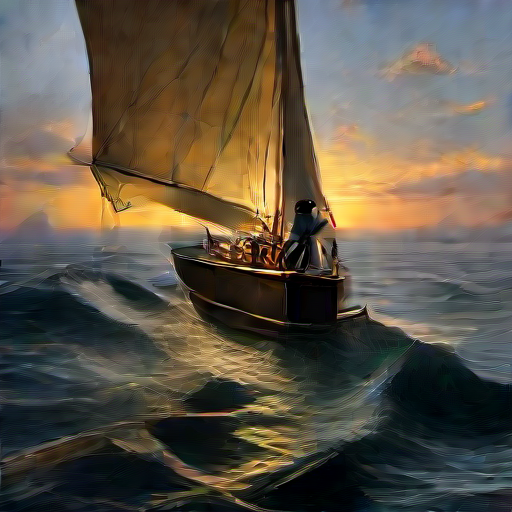
#> input picture crates/tellstream/fixtures/wave3/A-00.png, 512 x 512 px
$ python ingest.py --source staged
#> lines starting #> are read from the running program, lines starting #| are printed output that depends on the picture
#!/usr/bin/env python3
"""tellstream ingest: frames -> tiles -> diff gate -> embeddings.

Owns everything the Rust service should not: frame acquisition, image
decode, tiling, the cheap frame-diff gate, and the embedder calls.
Emits, on stdout, the record schema (one JSON object per embedded
tile) plus a frame_end control line per frame:

  {"seq":0,"frame":F,"tile":T,"t_arrival_us":<capture epoch us>,
   "diff_score":D,"embed_ms":M,"embedding":[<embed_dim> floats]}
  {"control":"frame_end","frame":F,"t_capture_us":<capture epoch us>,
   "nominated":K,"gate_diff":G,"frame_hash":H,"frame_repeat":false}

Sources (identical interface — the service cannot tell them apart):
  staged   staged-events sequence (cut / object / drift) composited
           from the bundled fixture photos, ground truth written to
           --truth-out. The acceptance rig.
  wave3    the wave-3 frame sequences (A burst, B turntable,
           C interleaved cuts). Frames resolve from the bundled
           fixtures by default; see fixtures_dir() for the override
           order (explicit --fixtures-dir / env, then bundled).
  shot     IP Webcam style: poll GET <url> for one JPEG per frame.
  mjpeg    IP Webcam style: MJPEG stream at <url> (/video), frames
           taken at the lens cadence, drop-to-newest.

Embedders (one seam, three adapters — see
docs/BRING-YOUR-OWN-EMBEDDER.md):
  double   HashEmbedder: a deterministic byte-hash pseudo-embedding.
           NOT a perception model — it exists so the whole tool runs
           end-to-end with zero infrastructure for evaluation and
           tests. Its distances saturate (~1 for any two different
           tiles), so verdicts through it exercise the pipeline, the
           gate economics and the ledger — never perception quality.
  http     HttpEmbedder: any HTTP service answering the documented
           shape (multipart POST of a tile PNG, JSON vector back).
           URL, multipart field name and response key are config.
  jev      JevRackEmbedder: the origin fleet's JEV rack (I-JEPA),
           which happens to speak exactly the http shape. One
           adapter among others, not the definition of the seam.

Gate: frame 0 embeds every tile (baseline). Later frames embed a
tile iff its mean-abs diff vs the previous frame exceeds --gate.
This is the wave-3 CHANGED strategy, live.

Freshness: every frame is hashed (cheap, over a downsampled view);
frame_end carries the hash and whether this frame is byte-identical
to the previous one, so the service can tell a frozen source from a
quiet scene (the soak incident — see docs/EXAMPLES.md E3).
"""
import argparse, glob, hashlib, io, json, os, sys, time
import numpy as np
import requests
from PIL import Image

TILES = 16


def fixtures_dir():
    """Where the bundled cold fixtures live, in resolution order:

    1. `--fixtures-dir DIR` (explicit config, set in main()),
    2. `$TELLSTREAM_FIXTURES_DIR`,
    3. the fixtures bundled in this repo at `crates/tellstream/fixtures/`
       (resolved relative to this file, never the CWD or $HOME).

    A stranger running from a fresh clone always lands on (3): no
    path in anyone's home directory is a default anywhere in this
    file. A full local frame library (e.g. a larger wave-3 set) is
    reachable only through the explicit TELLSTREAM_WAVE3_A_GLOB /
    TELLSTREAM_WAVE3_B_GLOB / TELLSTREAM_WAVE3_B_FILE overrides in
    wave3_frames().
    """
    if getattr(fixtures_dir, "override", None):
        return fixtures_dir.override
    env = os.environ.get("TELLSTREAM_FIXTURES_DIR")
    if env:
        return env
    return os.path.join(os.path.dirname(os.path.abspath(__file__)),
                        os.pardir, "fixtures")


def now_us():
    return int(time.time() * 1_000_000)


def tiles_of(frame):
    h, w = frame.shape[:2]
    th, tw = h // 4, w // 4
    return [frame[r * th:(r + 1) * th, c * tw:(c + 1) * tw]
            for r in range(4) for c in range(4)]


def frame_hash(frame):
    """Cheap novelty hash: SHA-256 over a 32x32 downsampled view of
    the frame. Byte-identical source frames hash identically; any
    real camera noise changes the hash. Used only for freshness
    (is this the same image again?), never for perception."""
    small = frame[::max(1, frame.shape[0] // 32),
                  ::max(1, frame.shape[1] // 32)]
    return hashlib.sha256(np.ascontiguousarray(
        np.clip(small, 0, 255).astype(np.uint8)).tobytes()).hexdigest()[:16]


# ---------------- embedder seam ----------------

class Embedder:
    """The seam: embed(tile_img) -> (vector, embed_ms).

    `dim` is the vector width this adapter produces; the Emitter
    checks it against the configured embed_dim once at startup
    (probe), so a width mismatch fails once, loudly, at start —
    not per tile, mid-stream."""

    name = "abstract"
    dim = 0

    def embed(self, tile_img):
        raise NotImplementedError

    def probe(self):
        """Embed one tiny synthetic tile and verify the width."""
        tile = np.zeros((8, 8, 3), dtype=np.float32)
        vec, _ = self.embed(tile)
        if len(vec) != self.dim:
            raise RuntimeError(
                f"embedder {self.name}: probe returned dim {len(vec)}, "
                f"expected {self.dim} — fix --embed-dim or the service")
        return True


class HttpEmbedder(Embedder):
    """Generic HTTP embedding service: POST the tile as a PNG in a
    multipart form field, read a JSON vector from a response key."""

    name = "http"

    # [20 lines left out: functions __init__, embed, not called in this run]


class JevRackEmbedder(HttpEmbedder):
    """The origin fleet's JEV rack (I-JEPA over HTTP) — the adapter
    the tool was first built against. It speaks the generic shape,
    so this class is only the rack's URL layout with a name."""

    name = "jev-rack"

    def __init__(self, rack_url, dim=1280):
        super().__init__(rack_url.rstrip("/") + "/embed/image",
                         field="file", key="embedding", dim=dim)


class HashEmbedder(Embedder):
    """Test double: a deterministic pseudo-embedding derived from
    the tile's PNG bytes (SHA-256 expansion, unit-normalised).

    NOT a perception model. Two different tiles get near-orthogonal
    vectors (cosine distance ~1); the same bytes get the same
    vector. It exists so the pipeline, the diff gate's economics
    and the ledger can be exercised end-to-end with zero
    infrastructure — see the header of this file for exactly what
    a run through it does and does not prove."""

    name = "double"

    def __init__(self, dim=1280):
        self.dim = dim

    def embed(self, tile_img):
        t0 = time.perf_counter()
        buf = io.BytesIO()
        Image.fromarray(tile_img.astype(np.uint8)).save(buf, format="PNG")
        seed = hashlib.sha256(buf.getvalue()).digest()
        vals = []
        counter = 0
        while len(vals) < self.dim:
            block = hashlib.sha256(
                seed + counter.to_bytes(4, "little")).digest()
            for i in range(0, 32, 4):
                vals.append(
                    int.from_bytes(block[i:i + 4], "little") / 2**32 - 0.5)
            counter += 1
        v = np.array(vals[:self.dim], dtype=np.float64)
        n = float(np.linalg.norm(v))
        if n > 0:
            v = v / n
        dt = (time.perf_counter() - t0) * 1000.0
        return [float(x) for x in v], dt


# ---------------- emitter ----------------

class Emitter:
    def __init__(self, embedder, gate):
        self.embedder = embedder
        self.gate = gate
        self.prev_tiles = None
        self.prev_hash = None

    def embed(self, tile_img):
        vec, ms = self.embedder.embed(tile_img)
        if len(vec) != self.embedder.dim:
            raise RuntimeError(
                f"embedder {self.embedder.name}: dim {len(vec)} "
                f"!= configured {self.embedder.dim}")
        return vec, ms

    def frame(self, img, frame_idx):
        """Tile, gate, embed nominated tiles, emit records + frame_end."""
        t_capture = now_us()
        tls = tiles_of(img)
        nominated = []
        diffs = []
        for ti, t in enumerate(tls):
            if self.prev_tiles is None:
                d = 255.0
            else:
                d = float(np.mean(np.abs(t - self.prev_tiles[ti])))
            diffs.append(d)
            if self.prev_tiles is None or d > self.gate:
                nominated.append(ti)
        for ti in nominated:
            emb, ms = self.embed(tls[ti])
            rec = {"seq": 0, "frame": frame_idx, "tile": ti,
                   "t_arrival_us": t_capture,
                   "diff_score": round(diffs[ti], 4),
                   "embed_ms": round(ms, 2),
                   "embedding": [round(float(x), 6) for x in emb]}
            print(json.dumps(rec), flush=True)
        h = frame_hash(img)
        repeat = self.prev_hash is not None and h == self.prev_hash
        self.prev_hash = h
        print(json.dumps({"control": "frame_end", "frame": frame_idx,
                          "t_capture_us": t_capture,
                          "nominated": len(nominated),
                          "gate_diff": self.gate,
                          "frame_hash": h,
                          "frame_repeat": repeat}), flush=True)
        self.prev_tiles = tls
        return len(nominated)


# ---------------- staged sequence (bundled fixture photos) ----------------

def _load_png(path):
    return np.asarray(Image.open(path).convert("RGB"), dtype=np.float32)


def staged_frames():
    """(frames, truth). 18 frames: 0-3 scene A, 4 CUT to scene B,
    7 object added (a real-photo patch over tiles 5,6), 10-17 gradual
    drift (slow brightening: per-frame diff must stay under the gate).

    The scenes are composited from REAL photos — the bundled wave-3
    fixture frames (fixtures/wave3/A-00.png, B-00.png) and the
    fixture patch (fixtures/patch.png, a crop of A-03 at exactly the
    placement rectangle below) — not synthetic colour fields: the
    first version of this rig used flat gradient scenes and I-JEPA
    embedded the two "different" scenes nearly identically (both are
    flat fields with simple shapes to a model trained on natural
    images) — the cut scored under threshold and published nothing.
    A rig whose scenes the perception model cannot tell apart tests
    nothing. There is deliberately NO synthetic fallback: if the
    fixtures are missing the checkout is broken, and failing loudly
    beats silently testing nothing."""
    rng = np.random.default_rng(7)
    fx = fixtures_dir()
    s1 = _load_png(os.path.join(fx, "wave3", "A-00.png"))
    s2 = _load_png(os.path.join(fx, "wave3", "B-00.png"))
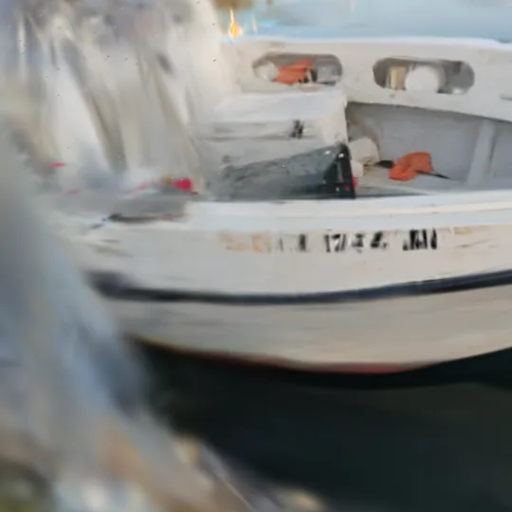
#> input picture crates/tellstream/fixtures/wave3/B-00.png, 512 x 512 px
    patch = _load_png(os.path.join(fx, "patch.png"))  # 128x256, real photo
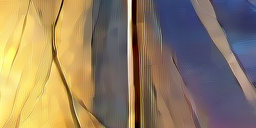
#> input picture crates/tellstream/fixtures/patch.png, 256 x 128 px

    def noisy(base):
        return np.clip(base + rng.normal(0, 1.0, base.shape), 0, 255)

    def with_object(base):
        out = base.copy()
        out[128:256, 128:384] = patch                          # tiles 5,6
        return out

    frames = []
    for _ in range(4):
        frames.append(noisy(s1))
#> after the loop, frames = 4 items
    for _ in range(3):
        frames.append(noisy(s2))
#> after the loop, frames = 7 items
    for _ in range(3):
        frames.append(noisy(with_object(s2)))
#> after the loop, frames = 10 items
    for k in range(8):  # drift: +1.2 brightness/frame
        frames.append(noisy(with_object(s2) + 1.2 * (k + 1)))
#> after the loop, frames = 18 items
    truth = {"cut_frame": 4, "object_frame": 7, "object_tiles": [5, 6],
             "drift_frames": list(range(10, 18)), "frames": len(frames)}
#> truth = {'cut_frame': 4, 'object_frame': 7, 'object_tiles': [5, 6], 'drift_frames': [10, 11, 12, 13, 14, 15, 16, 17], 'frames': 18}
    return frames, truth


# ---------------- wave-3 sequences (bundled fixtures by default) ----------------

# [87 lines left out: functions _fixture_frames, wave3_frames, shot_frames, mjpeg_frames, not called in this run]


# ---------------- embedder construction ----------------

def build_embedder(args):
    if args.embedder == "double":
        return HashEmbedder(dim=args.embed_dim)
    if args.embedder == "http":
        if not args.embed_url:
            raise SystemExit("--embedder http needs --embed-url")
        return HttpEmbedder(args.embed_url, field=args.embed_field,
                            key=args.embed_key, dim=args.embed_dim)
    if args.embedder == "jev":
        return JevRackEmbedder(args.rack, dim=args.embed_dim)
    raise SystemExit(f"unknown embedder {args.embedder}")


def main():
    ap = argparse.ArgumentParser()
    ap.add_argument("--source", required=True,
                    choices=["staged", "wave3", "shot", "mjpeg"])
    ap.add_argument("--url", default="")
    ap.add_argument("--seq", default="C", choices=["A", "B", "C"])
    ap.add_argument("--gate", type=float, default=3.0)
    ap.add_argument("--cadence-ms", type=float, default=100.0)
    ap.add_argument("--embedder", default="double",
                    choices=["double", "http", "jev"],
                    help="double = built-in test double (zero "
                         "infrastructure, NOT a perception model); "
                         "http = generic HTTP embedding service; "
                         "jev = the JEV rack adapter (I-JEPA)")
    ap.add_argument("--embed-url", default="",
                    help="for --embedder http: the embed endpoint URL")
    ap.add_argument("--embed-field", default="file",
                    help="multipart form field carrying the tile PNG")
    ap.add_argument("--embed-key", default="embedding",
                    help="JSON response key holding the vector")
    ap.add_argument("--embed-dim", type=int, default=1280,
                    help="expected embedding width; checked once at "
                         "startup against the adapter")
    ap.add_argument("--rack", default="http://127.0.0.1:8077",
                    help="for --embedder jev: the rack base URL")
    ap.add_argument("--max-frames", type=int, default=0)
    ap.add_argument("--truth-out", default="")
    ap.add_argument("--fixtures-dir", default="",
                    help="fixture directory override (else "
                         "$TELLSTREAM_FIXTURES_DIR, else the fixtures "
                         "bundled in this repo)")
    args = ap.parse_args()
    if args.fixtures_dir:
        fixtures_dir.override = args.fixtures_dir

    embedder = build_embedder(args)
    try:
        embedder.probe()
    except Exception as e:
        print(f"ingest: embedder probe failed: {e}", file=sys.stderr)
        return 2
    print(f"ingest: embedder {embedder.name} ok (dim {embedder.dim})",
          file=sys.stderr)

    em = Emitter(embedder, args.gate)
    if args.source == "staged":
        frames, truth = staged_frames()
#> frames = 18 items
        if args.truth_out:
            with open(args.truth_out, "w") as fh:
                json.dump(truth, fh)
        gen = iter(frames)
    elif args.source == "wave3":
        gen = iter(wave3_frames(args.seq))
    elif args.source == "shot":
        gen = shot_frames(args.url)
    else:
        gen = mjpeg_frames(args.url, args.cadence_ms)

    idx = 0
    for img in gen:
        t0 = time.time()
        if img.shape[0] != 512 or img.shape[1] != 512:
            img = np.asarray(Image.fromarray(img.astype(np.uint8)).resize((512, 512)),
                             dtype=np.float32)
        em.frame(img, idx)
        idx += 1
        if args.max_frames and idx >= args.max_frames:
            break
        wait = args.cadence_ms / 1000.0 - (time.time() - t0)
        if wait > 0:
            time.sleep(wait)
#> this loop made 18 passes
#> (printed output is left out)
#> pass 1, in frame_hash, `small = frame[::max(1, frame.shape[0] // 32), ::max(1, frame.shape[1] ..`:
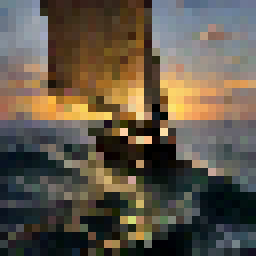
#> small: shape (32, 32, 3) float64 (shown 8 times larger); mean of channels 0, 1, 2 96.1, 86.9, 73.3; drawn as R, G, B
#> after the loop, idx = 18
    return 0


if __name__ == "__main__":
    sys.exit(main())
#> (the program exits here)
